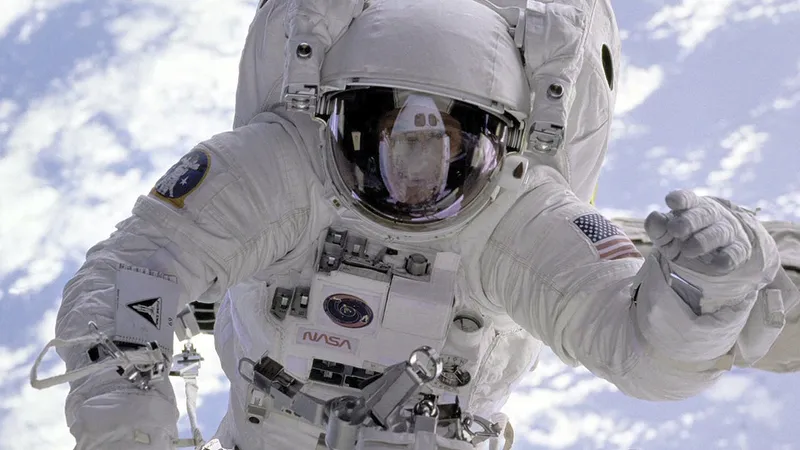
#> input picture input/astronaut.jpeg, 800 x 450 px, given in place of pyramid.jpeg, which was not available
$ python improved_edge_detection.py   (older library calls are emulated)
#> lines starting #> are read from the running program, lines starting #| are printed output that depends on the picture; after the words box and inside, x2 and y2 are one past the last pixel; in counts of white or black regions, pixels touching at a corner belong together; pictures that were not available may be replaced by others from this repository, and a replacement may not be noted
### example/edge_detection.py
import numpy as np
import cv2

# Custom Sobel operator kernels (Gx, Gy)
def get_custom_sobel_kernels():
    Gx = np.array([[-np.sqrt(2)/4, 0, np.sqrt(2)/4],
                   [-1, 0, 1],
                   [-np.sqrt(2)/4, 0, np.sqrt(2)/4]])

    Gy = np.array([[-np.sqrt(2)/4, -1, -np.sqrt(2)/4],
                   [0, 0, 0],
                   [np.sqrt(2)/4, 1, np.sqrt(2)/4]])

    return Gx, Gy

# Median filter for noise reduction
def apply_median_filter(img, kernel_size=5):
    return cv2.medianBlur(img, kernel_size)

# Calculating gradients with custom Sobel operator
def custom_sobel_operator(image, Gx, Gy):
    grad_x = cv2.filter2D(image, cv2.CV_64F, Gx)
    grad_y = cv2.filter2D(image, cv2.CV_64F, Gy)

    magnitude = cv2.magnitude(grad_x, grad_y)
    angle = cv2.phase(grad_x, grad_y, angleInDegrees=False)

    return magnitude, angle

# Adaptive thresholding based on iterative mean values
def calculate_threshold(gradient_magnitude, tolerance=1e-3):
    T0 = np.max(gradient_magnitude)
    T1 = np.min(gradient_magnitude)
    T = (T0 + T1) / 2

    while True:
        Ta_values = gradient_magnitude[gradient_magnitude >= T]
        Tb_values = gradient_magnitude[gradient_magnitude < T]

        Ta = np.mean(Ta_values) if len(Ta_values) != 0 else 0
        Tb = np.mean(Tb_values) if len(Tb_values) != 0 else 0

        new_T = (Ta + Tb) / 2

        if abs(new_T - T) < tolerance:
            break

        T = new_T

    return T

# Applying the Canny edge detection process with modifications
def Canny_detector(img):

    # Step 1: Convert image to grayscale
    img = cv2.cvtColor(img, cv2.COLOR_BGR2GRAY)

    # Step 2: Apply Median Filter for noise reduction
    img = apply_median_filter(img, kernel_size=5)

    # Step 3: Apply custom Sobel operator for gradient calculation
    Gx, Gy = get_custom_sobel_kernels()
    mag, ang = custom_sobel_operator(img, Gx, Gy)

    # Step 4: Calculate adaptive threshold
    adaptive_threshold = calculate_threshold(mag)

    # Step 5: Apply single threshold setting and binarization
    _, binary_output = cv2.threshold(mag, adaptive_threshold, 255, cv2.THRESH_BINARY)

    return binary_output

# Main execution for the image
frame = cv2.imread("input/pyramid.jpeg")  # Load your input image here
#> frame is the input picture: shape (450, 800, 3); mean B, G, R 168.7, 159.4, 159.8

# Apply the modified Canny detector
canny_img = Canny_detector(frame)
#> in Canny_detector, `img = cv2.cvtColor(img, cv2.COLOR_BGR2GRAY)`:
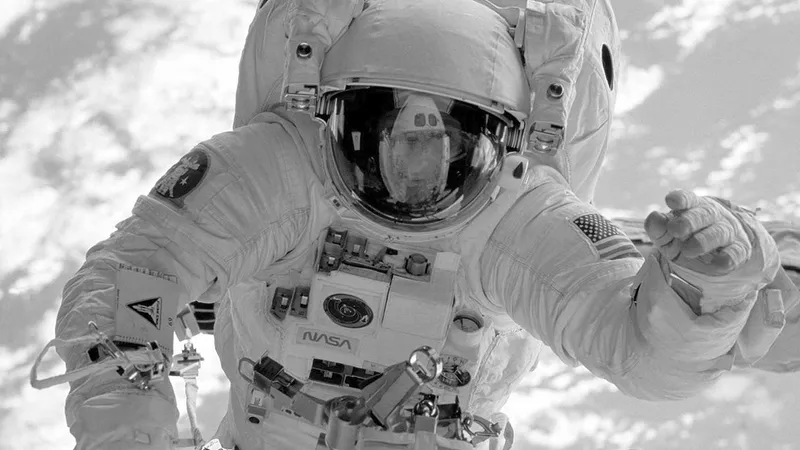
#> img: shape (450, 800); min 0, max 255, mean 160.5
#> in custom_sobel_operator, `grad_x = cv2.filter2D(image, cv2.CV_64F, Gx)`:
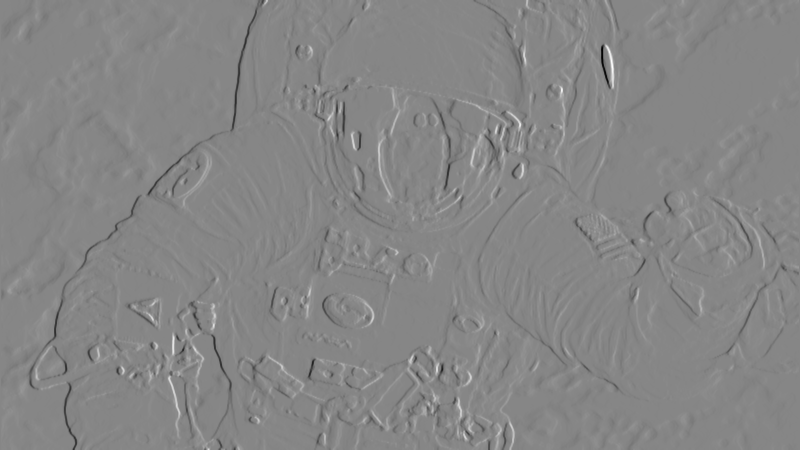
#> grad_x: shape (450, 800) float64; min -287.3, max 258.6, mean -0.1; drawn with min black and max white
#> in custom_sobel_operator, `grad_y = cv2.filter2D(image, cv2.CV_64F, Gy)`:
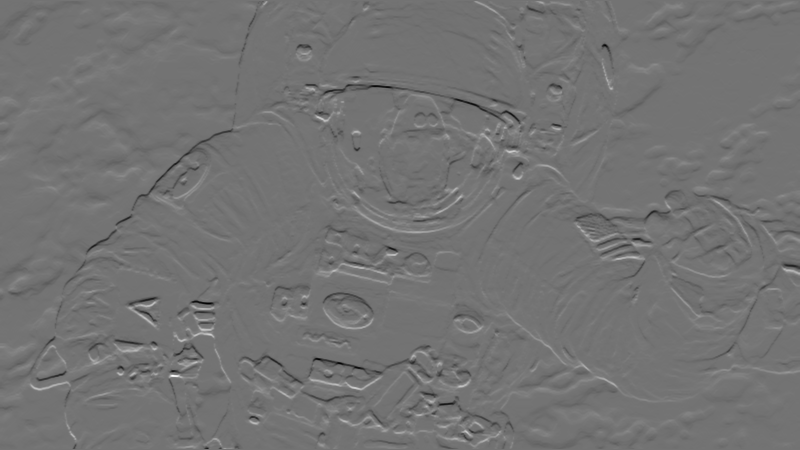
#> grad_y: shape (450, 800) float64; min -237.3, max 286, mean -0.2; drawn with min black and max white
#> in custom_sobel_operator, `magnitude = cv2.magnitude(grad_x, grad_y)`:
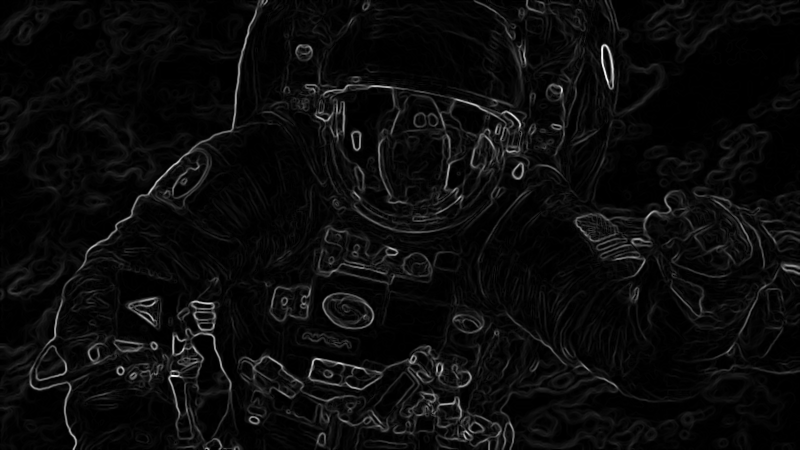
#> magnitude: shape (450, 800) float64; min 0, max 290.9, mean 13.1; drawn with min black and max white
#> in custom_sobel_operator, `angle = cv2.phase(grad_x, grad_y, angleInDegrees=False)`:
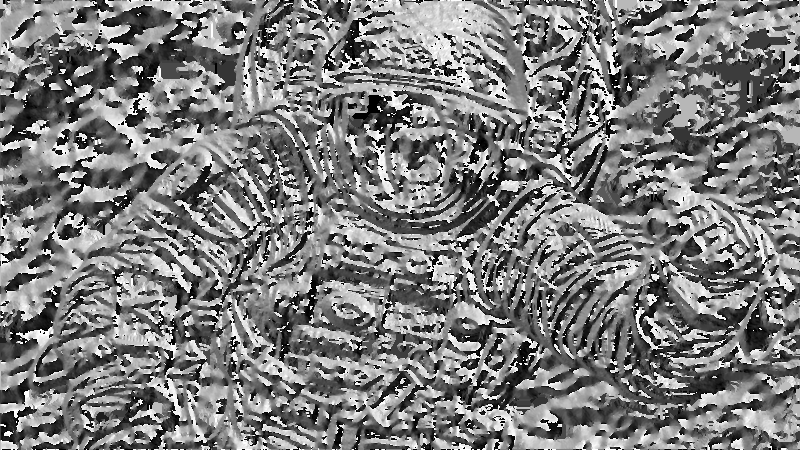
#> angle: shape (450, 800) float64; min 0, max 6.28, mean 3.08; drawn with min black and max white
#> in calculate_threshold, `T0 = np.max(gradient_magnitude)`: T0 = 290.9
#> in calculate_threshold, `T1 = np.min(gradient_magnitude)`: T1 = 0
#> in calculate_threshold, `T = (T0 + T1) / 2`: T = 145.4
#> the loop in calculate_threshold, `while True:` made 19 passes
#> (Ta, Tb, new_T, T) on passes 1 to 12: (174.6, 12.39, 93.5, 93.5), (131.3, 11.14, 71.24, 71.24), (110.5, 10.28, 60.37, 60.37), (99.3, 9.74, 54.52, 54.52), (93.02, 9.41, 51.21, 51.21), (89.34, 9.21, 49.27, 49.27), (87.17, 9.08, 48.13, 48.13), (85.84, 9, 47.42, 47.42), (85.02, 8.96, 46.99, 46.99), (84.5, 8.93, 46.71, 46.71), (84.21, 8.91, 46.56, 46.56), (84.03, 8.9, 46.46, 46.46)
#> (Ta, Tb, new_T) on pass 19: (83.77, 8.88, 46.33)
#> in Canny_detector, `adaptive_threshold = calculate_threshold(mag)`: adaptive_threshold = 46.33
#> in Canny_detector, `_, binary_output = cv2.threshold(mag, adaptive_threshold, 255, cv2.THR..`:
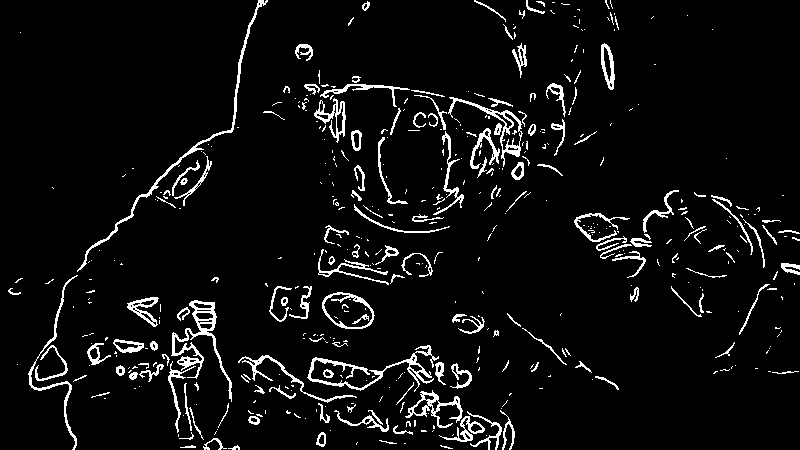
#> binary_output: shape (450, 800) float64; 5.7% white in thin lines or dots

# Save and display the result
cv2.imwrite("output/canny_edge_custom.jpg", canny_img)
cv2.imshow("Custom Canny Edge Detection", canny_img)
cv2.waitKey(1000)
cv2.destroyAllWindows()

### example/improved_edge_detection.py
import sys
import os

sys.path.append(os.path.abspath(os.path.join(os.path.dirname(__file__), '..')))

import cv2 as cv
#> (the run stopped early here; a loop or call above may not have finished)

$ run again, on input/hercules.jpeg
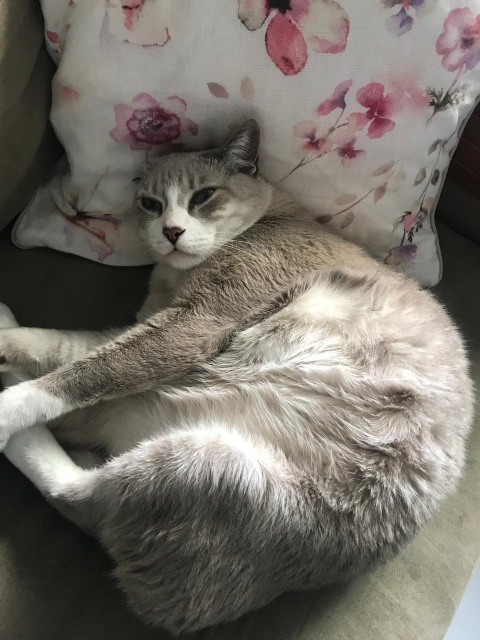
#> input picture input/hercules.jpeg, 960 x 1280 px, given in place of pyramid.jpeg, which was not available (shown at 1/2 size)
#> frame is the input picture: shape (1280, 960, 3); mean B, G, R 105.2, 113.2, 118.3
#> in custom_sobel_operator, `angle = cv2.phase(grad_x, grad_y, angleInDegrees=False)`:
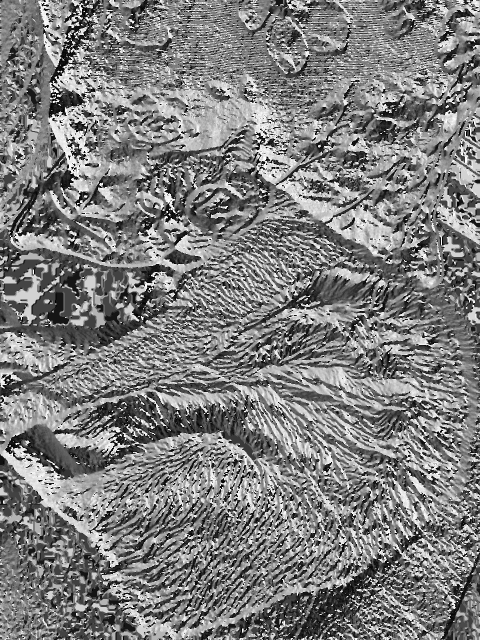
#> angle: shape (1280, 960) float64 (shown at 1/2 size); min 1.03e-17, max 6.28, mean 3.12; drawn with min black and max white
#> T0 = 235.8
#> T1 = 1.57e-16
#> in calculate_threshold, `T = (T0 + T1) / 2`: T = 117.9
#> the loop in calculate_threshold, `while True:` made 21 passes
#> (Ta, Tb, new_T, T) on passes 1 to 8: (136.7, 10.03, 73.38, 73.38), (91.9, 9.55, 50.72, 50.72), (69.3, 8.73, 39.01, 39.01), (57.18, 7.94, 32.56, 32.56), (50.21, 7.32, 28.77, 28.77), (45.99, 6.87, 26.43, 26.43), (43.45, 6.57, 25.01, 25.01), (41.87, 6.37, 24.12, 24.12)
#> adaptive_threshold = 22.59
#> in Canny_detector, `_, binary_output = cv2.threshold(mag, adaptive_threshold, 255, cv2.THR..`:
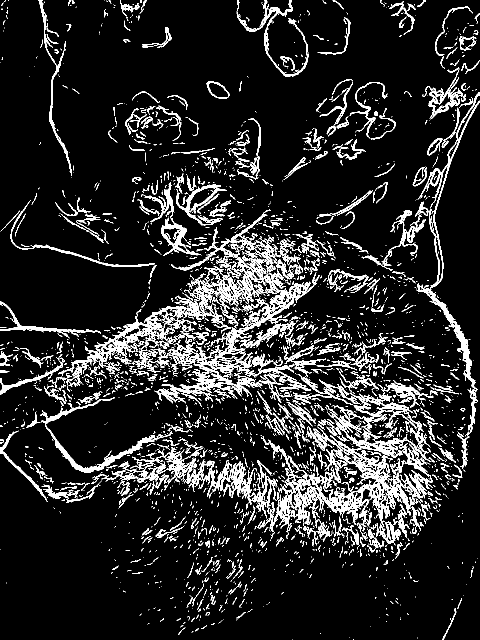
#> binary_output: shape (1280, 960) float64 (shown at 1/2 size); 12.4% white; 3128 white regions (2457 under 20 px), largest, box (x1, y1, x2, y2) and area: (116, 419, 640, 807) 28686, (518, 785, 866, 1070) 19741, (255, 895, 555, 1037) 6801

$ run again, on input/hercules2.jpeg
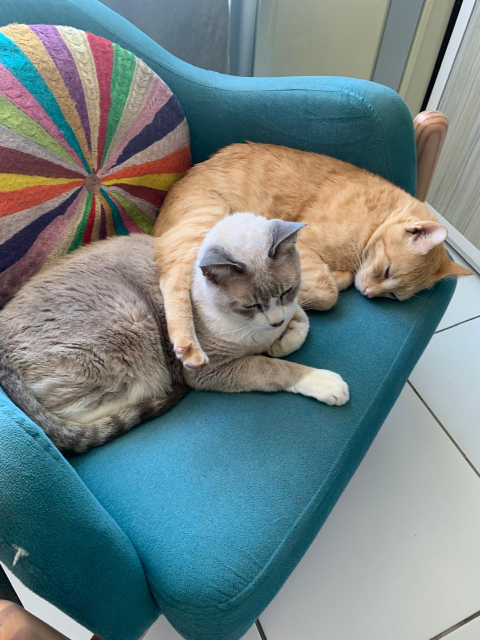
#> input picture input/hercules2.jpeg, 960 x 1280 px, given in place of pyramid.jpeg, which was not available (shown at 1/2 size)
#> frame is the input picture: shape (1280, 960, 3); mean B, G, R 131.9, 131.4, 115.5
#> in custom_sobel_operator, `angle = cv2.phase(grad_x, grad_y, angleInDegrees=False)`:
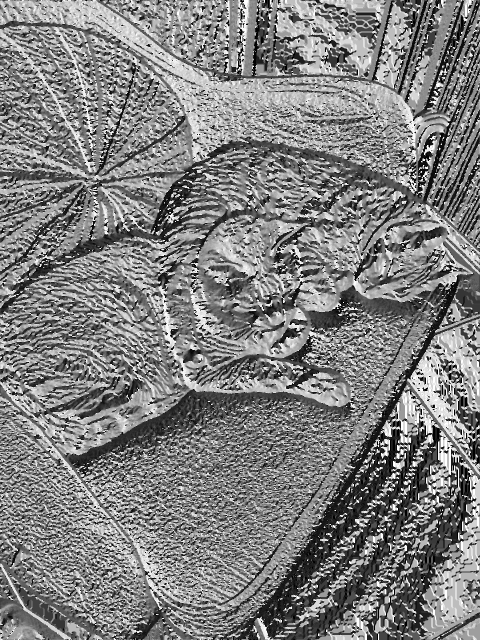
#> angle: shape (1280, 960) float64 (shown at 1/2 size); min 9.12e-18, max 6.28, mean 3.16; drawn with min black and max white
#> T0 = 354.8
#> T1 = 7.85e-17
#> in calculate_threshold, `T = (T0 + T1) / 2`: T = 177.4
#> the loop in calculate_threshold, `while True:` made 25 passes
#> (Ta, Tb, new_T, T) on passes 1 to 8: (230.8, 10.15, 120.5, 120.5), (162.8, 9.67, 86.23, 86.23), (128.3, 9.12, 68.71, 68.71), (109, 8.68, 58.83, 58.83), (98.03, 8.37, 53.2, 53.2), (91.28, 8.16, 49.72, 49.72), (86.95, 8.01, 47.48, 47.48), (83.99, 7.91, 45.95, 45.95)
#> adaptive_threshold = 42.44
#> in Canny_detector, `_, binary_output = cv2.threshold(mag, adaptive_threshold, 255, cv2.THR..`:
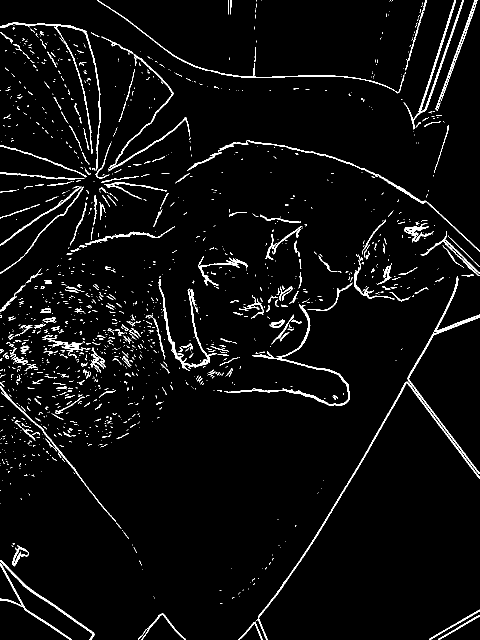
#> binary_output: shape (1280, 960) float64 (shown at 1/2 size); 4% white in thin lines or dots
